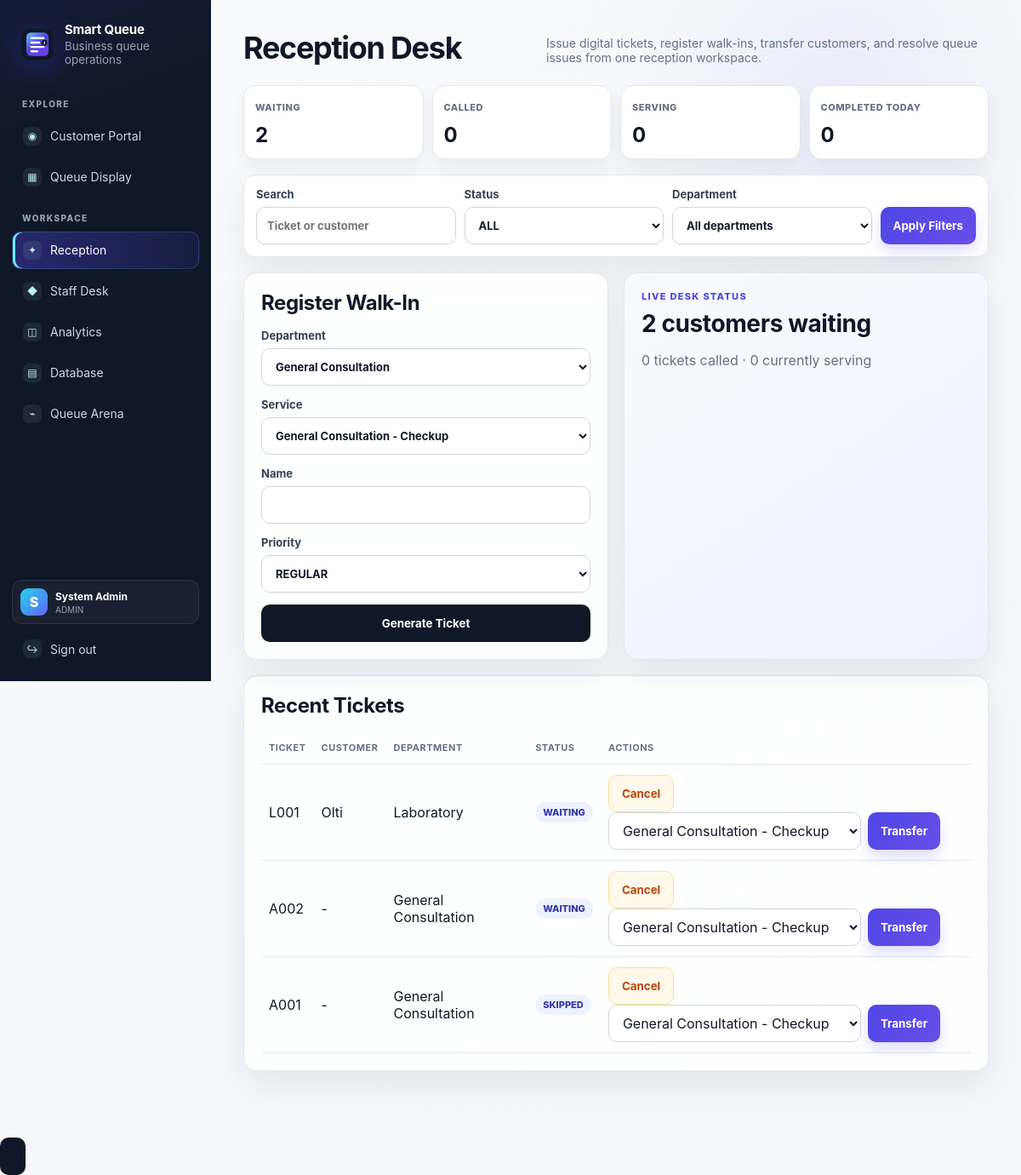
/receptionist (signed in), run on an earlier commit of the app's database.
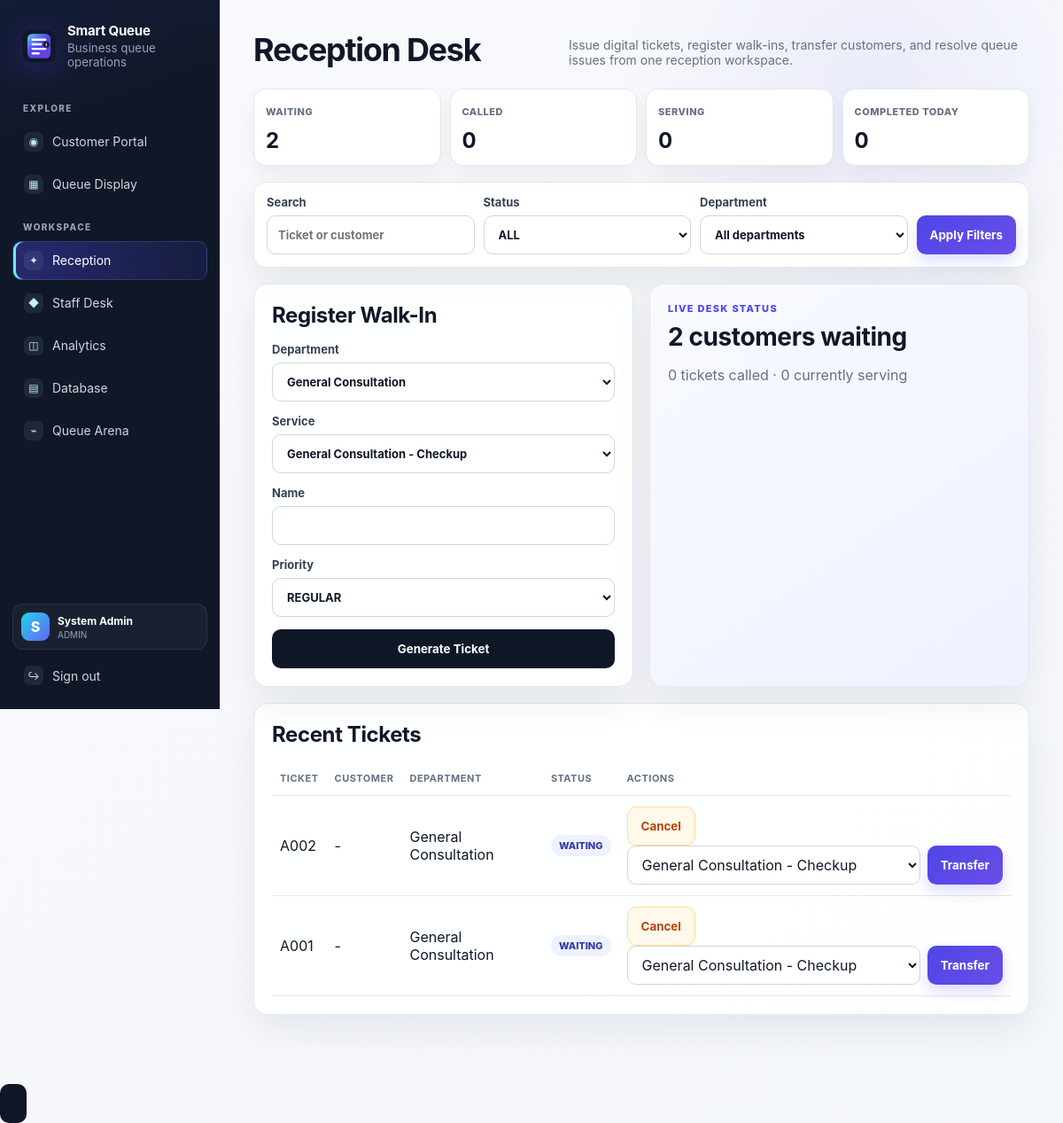
And on a later commit of the database.
### database/models.py (models this page shows)
class Base(DeclarativeBase):
    pass

class Ticket(Base):
    __tablename__ = "tickets"
    id: Mapped[int] = mapped_column(Integer, primary_key=True)
    ticket_number: Mapped[str] = mapped_column(String(20), unique=True, nullable=False, index=True)
    customer_name: Mapped[str | None] = mapped_column(String(120))
    priority_category: Mapped[PriorityCategory] = mapped_column(Enum(PriorityCategory), default=PriorityCategory.REGULAR)
    ticket_type: Mapped[TicketType] = mapped_column(Enum(TicketType), default=TicketType.WALK_IN)
    status: Mapped[TicketStatus] = mapped_column(Enum(TicketStatus), default=TicketStatus.WAITING, index=True)
    department_id: Mapped[int] = mapped_column(ForeignKey("departments.id"), nullable=False)
    service_id: Mapped[int] = mapped_column(ForeignKey("services.id"), nullable=False)
    counter_id: Mapped[int | None] = mapped_column(ForeignKey("counters.id"))
    created_by_user_id: Mapped[int | None] = mapped_column(ForeignKey("users.id"))
    called_by_staff_id: Mapped[int | None] = mapped_column(ForeignKey("users.id"))
    estimated_wait_minutes: Mapped[int] = mapped_column(Integer, default=0, nullable=False)
    skip_reason: Mapped[str | None] = mapped_column(Text)
    transfer_note: Mapped[str | None] = mapped_column(Text)
    recall_count: Mapped[int] = mapped_column(Integer, default=0, nullable=False)
    created_at: Mapped[datetime] = mapped_column(DateTime, default=datetime.utcnow, index=True)
    called_at: Mapped[datetime | None] = mapped_column(DateTime)
    service_started_at: Mapped[datetime | None] = mapped_column(DateTime)
    completed_at: Mapped[datetime | None] = mapped_column(DateTime)
    updated_at: Mapped[datetime] = mapped_column(
        DateTime,
        default=datetime.utcnow,
        onupdate=datetime.utcnow,
    )
    department = relationship("Department")
    service = relationship("Service")
    counter = relationship("Counter")

class Department(Base):
    __tablename__ = "departments"
    id: Mapped[int] = mapped_column(Integer, primary_key=True)
    name: Mapped[str] = mapped_column(String(120), unique=True, nullable=False)
    code: Mapped[str] = mapped_column(String(10), unique=True, nullable=False)
    is_active: Mapped[bool] = mapped_column(Boolean, default=True, nullable=False)
    created_at: Mapped[datetime] = mapped_column(DateTime, default=datetime.utcnow)
    services = relationship("Service", back_populates="department")
    counters = relationship("Counter", back_populates="department")

### app.py (the view, shortened to what this page needs)
@app.route("/receptionist", methods=["GET", "POST"])
@login_required
@roles_required(Role.ADMIN, Role.MANAGER, Role.RECEPTIONIST)
def receptionist_dashboard():
    with get_session() as db:
        departments = list(db.scalars(select(Department).where(Department.is_active.is_(True))).all())
        services = list(db.scalars(select(Service).where(Service.is_active.is_(True))).all())
        query = request.args.get("q", "").strip()
        status_filter = request.args.get("status", "ALL").strip().upper()
        department_filter = request.args.get("department_id", type=int)
        stmt = select(Ticket).order_by(desc(Ticket.created_at)).limit(100)
        if status_filter != "ALL":
            try:
                stmt = stmt.where(Ticket.status == TicketStatus(status_filter))
            except ValueError:
                status_filter = "ALL"
        if department_filter:
            stmt = stmt.where(Ticket.department_id == department_filter)
        tickets = list(db.scalars(stmt).all())
        waiting_count = db.scalar(select(func.count(Ticket.id)).where(Ticket.status == TicketStatus.WAITING)) or 0
        called_count = db.scalar(select(func.count(Ticket.id)).where(Ticket.status == TicketStatus.CALLED)) or 0
        serving_count = db.scalar(select(func.count(Ticket.id)).where(Ticket.status == TicketStatus.SERVING)) or 0
        completed_today = db.scalar(select(func.count(Ticket.id)).where(
            Ticket.status == TicketStatus.COMPLETED,
            Ticket.completed_at >= datetime.utcnow().replace(hour=0, minute=0, second=0, microsecond=0),
        )) or 0
        reception_summary = {
            "waiting": waiting_count,
            "called": called_count,
            "serving": serving_count,
            "completed_today": completed_today,
        }
        return render_template(
            "receptionist.html",
            tickets=tickets,
            departments=departments,
            services=services,
            priorities=[p.value for p in PriorityCategory],
            query=query,
            status_filter=status_filter,
            department_filter=department_filter,
            reception_summary=reception_summary,
        )

### app.py (called while the page is built)
def login_required(view_func):
    @wraps(view_func)
    def wrapper(*args, **kwargs):
        if not session.get("user_id"):
            flash("Please login first.", "warning")
            return redirect(url_for("login"))
        return view_func(*args, **kwargs)
    return wrapper

def roles_required(*roles: Role):
    role_values = {role.value for role in roles}
    def decorator(view_func):
        @wraps(view_func)
        def wrapper(*args, **kwargs):
            user_role = session.get("user_role")
            if user_role not in role_values:
                flash("You do not have access to this page.", "danger")
                return redirect(url_for("home"))
            return view_func(*args, **kwargs)
        return wrapper
    return decorator

### database/connection.py (called while the page is built)
@contextmanager
def get_session():
    session = SessionLocal()
    try:
        yield session
        session.commit()
    except Exception:
        session.rollback()
        raise
    finally:
        session.close()

### templates/receptionist.html (shortened to what this page needs)
{% extends 'base.html' %}
{% block content %}
<section class="page-head">
  <h1>Reception Desk</h1>
  <p>Issue digital tickets, register walk-ins, transfer customers, and resolve queue issues from one reception workspace.</p>
</section>
<section class="desk-kpis">
  <div><span>Waiting</span><strong>{{ reception_summary.waiting }}</strong></div>
  <div><span>Called</span><strong>{{ reception_summary.called }}</strong></div>
  <div><span>Serving</span><strong>{{ reception_summary.serving }}</strong></div>
  <div><span>Completed Today</span><strong>{{ reception_summary.completed_today }}</strong></div>
</section>
<section class="desk-filter-card">
  <form method="get" class="form-inline">
    <label>Search<input name="q" value="{{ query }}" placeholder="Ticket or customer"></label>
    <label>Status
      <select name="status">
        {% for status in ['ALL','WAITING','CALLED','SERVING','COMPLETED','SKIPPED','CANCELLED','NO_SHOW','TRANSFERRED'] %}
        <option value="{{ status }}" {% if status_filter == status %}selected{% endif %}>{{ status.replace('_',' ') }}</option>
        {% endfor %}
      </select>
    </label>
    <label>Department
      <select name="department_id">
        <option value="">All departments</option>
      </select>
    </label>
    <button type="submit">Apply Filters</button>
  </form>
</section>
<div class="grid two">
  <section class="card">
    <h2>Register Walk-In</h2>
    <form method="post" class="form-grid">
      <label>Department
        <select name="department_id" required>
          {% for d in departments %}<option value="{{ d.id }}">{{ d.name }}</option>{% endfor %}
        </select>
      </label>
      <label>Service
        <select name="service_id" required>
          {% for s in services %}<option value="{{ s.id }}">{{ s.department.name }} - {{ s.name }}</option>{% endfor %}
        </select>
      </label>
      <label>Name<input name="customer_name"></label>
      <label>Priority
        <select name="priority">{% for p in priorities %}<option value="{{ p }}">{{ p }}</option>{% endfor %}</select>
      </label>
      <button type="submit">Generate Ticket</button>
    </form>
  </section>
  <section class="card reception-insight">
    <span class="eyebrow">LIVE DESK STATUS</span>
    <h2>{{ reception_summary.waiting }} customers waiting</h2>
    <p>{{ reception_summary.called }} tickets called · {{ reception_summary.serving }} currently serving</p>
  </section>
</div>
<section class="card">
  <h2>Recent Tickets</h2>
  <table>
    <thead><tr><th>Ticket</th><th>Customer</th><th>Department</th><th>Status</th><th>Actions</th></tr></thead>
    <tbody>
      {% for t in tickets %}
      <tr>
        <td>{{ t.ticket_number }}</td>
        <td>{{ t.customer_name or '-' }}</td>
        <td>{{ t.department.name }}</td>
        <td><span class="badge">{{ t.status.value }}</span></td>
        <td>
          <form method="post" class="inline-form">
            <button type="submit" class="warning-action">Cancel</button>
          </form>
          <form method="post" class="inline-form">
            <select name="target_service_id">
              {% for s in services %}<option value="{{ s.id }}">{{ s.department.name }} - {{ s.name }}</option>{% endfor %}
            </select>
            <button type="submit" class="primary-action">Transfer</button>
          </form>
        </td>
      </tr>
      {% endfor %}
    </tbody>
  </table>
</section>
{% endblock %}

What changed in the data, as far as the page shows it:
removed Ticket: ticket_number "L001", customer_name "Olti", department.name "Laboratory", status.value "WAITING"
changed Ticket (number 2 of 2 on the later page): status.value "SKIPPED" → "WAITING"
